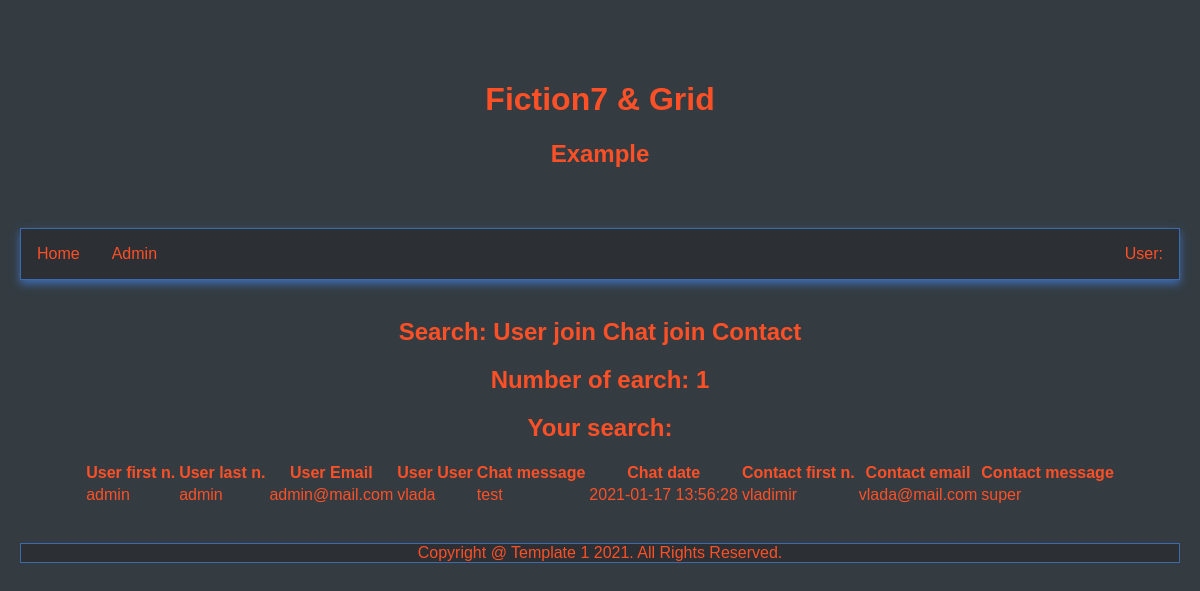
Screenshot of /searchs.php with the database file from the repository.
### tables this page shows
CREATE TABLE `user` (
  `user_id` int(20) NOT NULL,
  `first_name` varchar(200) NOT NULL,
  `last_name` varchar(200) NOT NULL,
  `email` varchar(200) NOT NULL,
  `user` varchar(200) NOT NULL,
  `password` varchar(200) NOT NULL,
  `role` varchar(200) NOT NULL,
  `date` timestamp NOT NULL DEFAULT CURRENT_TIMESTAMP ON UPDATE CURRENT_TIMESTAMP
);

CREATE TABLE `chat` (
  `c_id` int(20) NOT NULL,
  `user` varchar(200) NOT NULL,
  `msg` text NOT NULL,
  `c_date` timestamp NOT NULL DEFAULT CURRENT_TIMESTAMP ON UPDATE CURRENT_TIMESTAMP
);

CREATE TABLE `contact` (
  `e_id` int(20) NOT NULL,
  `e_fname` varchar(200) NOT NULL,
  `e_email` varchar(200) NOT NULL,
  `e_msg` text NOT NULL,
  `e_date` timestamp NOT NULL DEFAULT CURRENT_TIMESTAMP ON UPDATE CURRENT_TIMESTAMP
);

### searchs.php (the view, shortened to what this page needs)
<?php
include 'conection.php';
?>
<!DOCTYPE html>
<html lang="en" >
<head>
<link rel="stylesheet" href="css/se.css">
<link rel="stylesheet" href="https://cdnjs.cloudflare.com/ajax/libs/font-awesome/4.6.3/css/font-awesome.min.css">
<link href="https://maxcdn.bootstrapcdn.com/font-awesome/4.7.0/css/font-awesome.min.css" rel="stylesheet">
</head>
<body>
<div class="zaglavlje">
<h1>Fiction7 & Grid</h1>
<h2>Example</h2>
</div>
<nav class="gornji_meni">
<div class="left">
<a href="index.php"  class="link">Home</a>
<a href="admin/index.php"  class="link">Admin</a>
</div>
<div class="right">
<a href="user.php?user=<?php echo $_SESSION['user'];?>"  class="link">User: <?php echo $_SESSION['user']; ?></a>
</div>
</nav>
<br>
<div align="center">
<h2>Search: User join Chat join Contact</h2>
<div class="container3">
<table class="responsive-table">
<thead>
<tr>
<th scope="col">User first n.</th>
<th scope="col">User last n.</th>
<th scope="col">User Email</a></th>
<th scope="col">User User</a></th>
<th scope="col">Chat message</a></th>
<th scope="col">Chat date</th>
<th scope="col">Contact first n.</th>
<th scope="col">Contact email</th>
<th scope="col">Contact message</th>
</tr>
</thead>
<tbody>
<?php
$search=$_POST['search'];
$t = "select * from user join chat join contact on user.user_id=chat.c_id where user_id LIKE '%$search%' OR first_name LIKE '%$search%' OR date LIKE '%$search%' OR email LIKE '%$search%' OR last_name LIKE '%$search%' OR last_name LIKE '%$search%'  OR c_date LIKE '%$search%' LIMIT 0 , 10";
$query = mysqli_query($conection, $t);
$n_rez = mysqli_num_rows($query);
if (!$results= mysqli_num_rows($query) == 0) {
while($results = mysqli_fetch_array($query)){
?>
<div align="center">
<h2>Number of earch: <b><?php echo $n_rez ; ?></b></h2>
<h2>Your search: <?php echo $search ?></h2>
</div>
<tr>
<td data-title="first_name"><?php echo $results['first_name']; ?></td>
<td data-title="last_name"><?php echo $results['last_name']; ?></td>
<td data-title="email"><?php echo $results['email']; ?></td>
<td data-title="user"><?php echo $results['user']; ?></td>
<td data-title="msg"><?php echo $results['msg']; ?></td>
<td data-title="c_date"><?php echo $results['c_date']; ?></td>
<td data-title="e_fname"><?php echo $results['e_fname']; ?></td>
<td data-title="e_email"><?php echo $results['e_email']; ?></td>
<td data-title="e_msg"><?php echo $results['e_msg']; ?></td>
</tr>
<?php
}
} else {
echo 'Nothing found';
}
?>
</tbody>
</table>
</div>
<br>
</div>
<br>
<div class="footer">
Copyright @ Template 1
<?php echo date("Y");?>. All Rights Reserved.
</div>
</body>
</html>

### css/se.css (style rules this page uses)
*, *:before, *:after { -moz-box-sizing: border-box; -webkit-box-sizing: border-box; box-sizing: border-box; }
body { background-color: #343c42; color: #fe5026; min-height: 100vh; padding: 20px; font-family: Arial; margin:0; margin-right: auto; margin-left: auto; max-width: 1400px; box-sizing: border-box; }
.zaglavlje { padding: 40px; text-align: center; background-color: #343c42; color: #fe5026; }
.footer { text-align: center; overflow: hidden; bottom: 0; width: 100%; text-align: center; background-color: #2c2f33; color: #fe5026; border: 1px solid #3D6AAD; }
.gornji_meni { border: 1px solid #3D6AAD; box-shadow: 0 4px 8px 0 #3D6AAD; background-color: #2c2f33; color: #fe5026; width: 100%; overflow: hidden; overflow-x: hidden; }
.gornji_meni .link { display: block; width: 100%; text-align: center; padding: 1em; text-decoration: none; background-color: #2c2f33; color: #fe5026; }
@media (min-width: 48em) { .gornji_meni { display: flex; } }
@media (min-width: 48em) { .gornji_meni .left, .gornji_meni .right { display: flex; flex: 1; } }
@media (min-width: 48em) { .gornji_meni .link { width: auto; } }
@media (min-width: 48em) { .gornji_meni .right { justify-content: flex-end; } }
.gornji_meni div { display: none; }
@media (min-width: 48em) { .gornji_meni div { display: flex; } }

### rows the page displays
user: first_name "admin", last_name "admin", email "admin@mail.com", chat.user "vlada", chat.msg "test", chat.c_date "2021-01-17 13:56:28", contact.e_fname "vladimir", contact.e_email "vlada@mail.com", contact.e_msg "super"
